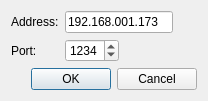
<?xml version="1.0" encoding="UTF-8"?>
<ui version="4.0">
 <class>ConnectCostumeInputDialog</class>
 <widget class="QDialog" name="ConnectCostumeInputDialog">
  <property name="geometry">
   <rect>
    <x>0</x>
    <y>0</y>
    <width>208</width>
    <height>97</height>
   </rect>
  </property>
  <property name="windowTitle">
   <string>Connection settings</string>
  </property>
  <layout class="QFormLayout" name="formLayout">
   <item row="0" column="0">
    <widget class="QLabel" name="addressLabel">
     <property name="text">
      <string>Address:</string>
     </property>
    </widget>
   </item>
   <item row="0" column="1">
    <layout class="QHBoxLayout" name="horizontalLayout_2">
     <item>
      <widget class="QLineEdit" name="ipLineEdit">
       <property name="sizePolicy">
        <sizepolicy hsizetype="Minimum" vsizetype="Fixed">
         <horstretch>0</horstretch>
         <verstretch>0</verstretch>
        </sizepolicy>
       </property>
       <property name="inputMask">
        <string>009.009.009.009</string>
       </property>
       <property name="text">
        <string>192.168.001.173</string>
       </property>
       <property name="maxLength">
        <number>15</number>
       </property>
       <property name="placeholderText">
        <string>IP Address</string>
       </property>
      </widget>
     </item>
     <item>
      <spacer name="horizontalSpacer_2">
       <property name="orientation">
        <enum>Qt::Horizontal</enum>
       </property>
       <property name="sizeHint" stdset="0">
        <size>
         <width>40</width>
         <height>20</height>
        </size>
       </property>
      </spacer>
     </item>
    </layout>
   </item>
   <item row="1" column="0">
    <widget class="QLabel" name="portLabel">
     <property name="text">
      <string>Port:</string>
     </property>
    </widget>
   </item>
   <item row="1" column="1">
    <layout class="QHBoxLayout" name="horizontalLayout">
     <item>
      <widget class="QSpinBox" name="portSpinBox">
       <property name="maximum">
        <number>9999</number>
       </property>
       <property name="value">
        <number>1234</number>
       </property>
      </widget>
     </item>
     <item>
      <spacer name="horizontalSpacer">
       <property name="orientation">
        <enum>Qt::Horizontal</enum>
       </property>
       <property name="sizeHint" stdset="0">
        <size>
         <width>40</width>
         <height>20</height>
        </size>
       </property>
      </spacer>
     </item>
    </layout>
   </item>
   <item row="2" column="0" colspan="2">
    <widget class="QDialogButtonBox" name="buttonBox">
     <property name="orientation">
      <enum>Qt::Horizontal</enum>
     </property>
     <property name="standardButtons">
      <set>QDialogButtonBox::Cancel|QDialogButtonBox::Ok</set>
     </property>
    </widget>
   </item>
  </layout>
 </widget>
 <resources/>
 <connections>
  <connection>
   <sender>buttonBox</sender>
   <signal>accepted()</signal>
   <receiver>ConnectCostumeInputDialog</receiver>
   <slot>accept()</slot>
   <hints>
    <hint type="sourcelabel">
     <x>248</x>
     <y>254</y>
    </hint>
    <hint type="destinationlabel">
     <x>157</x>
     <y>274</y>
    </hint>
   </hints>
  </connection>
  <connection>
   <sender>buttonBox</sender>
   <signal>rejected()</signal>
   <receiver>ConnectCostumeInputDialog</receiver>
   <slot>reject()</slot>
   <hints>
    <hint type="sourcelabel">
     <x>316</x>
     <y>260</y>
    </hint>
    <hint type="destinationlabel">
     <x>286</x>
     <y>274</y>
    </hint>
   </hints>
  </connection>
 </connections>
</ui>
